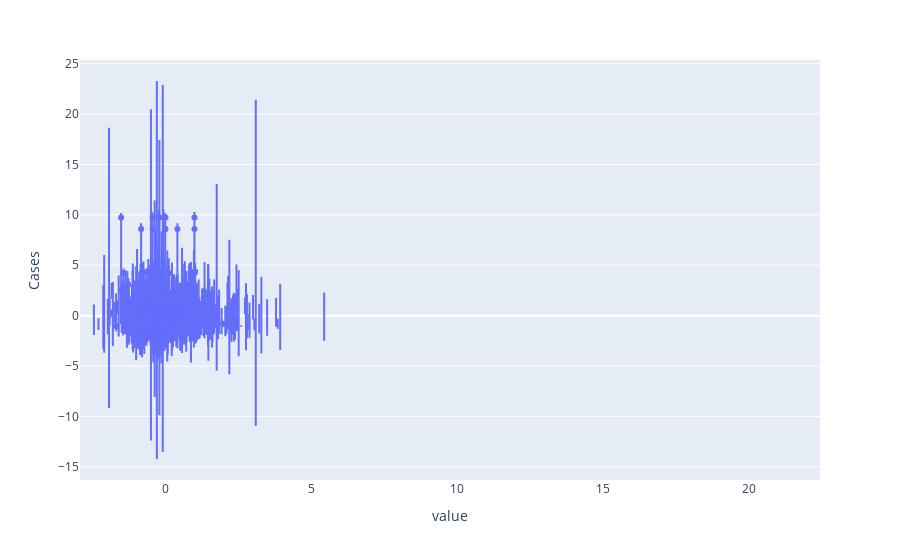

Write notebook code for a chart like this one.
### Code cell
for s in [all_variables]:
    fig = px.violin(scaled_df, x=s, y='Cases')
    fig.show()
    fig.close()

### Figure 1 — Plotly figure (JSON) as saved in the notebook; plotly's stock layout.template omitted (floating-point values rounded to 4 significant figures; data arrays with more than 128 entries replaced by an {"elided": "..."} marker saying what was removed)
{"data": [{"alignmentgroup": "True", "box": {"visible": false}, "hovertemplate": "value=%{x}<br>Cases=%{y}<extra></extra>", "legendgroup": "", "marker": {"color": "#636efa"}, "name": "", "offsetgroup": "", "orientation": "v", "scalegroup": "True", "showlegend": false, "type": "violin", "x": {"elided": "10500 float values"}, "x0": " ", "xaxis": "x", "y": {"elided": "10500 float values"}, "y0": " ", "yaxis": "y"}], "layout": {"legend": {"tracegroupgap": 0}, "margin": {"t": 60}, "violinmode": "group", "xaxis": {"anchor": "y", "domain": [0, 1], "title": {"text": "value"}}, "yaxis": {"anchor": "x", "domain": [0, 1], "title": {"text": "Cases"}}}}
